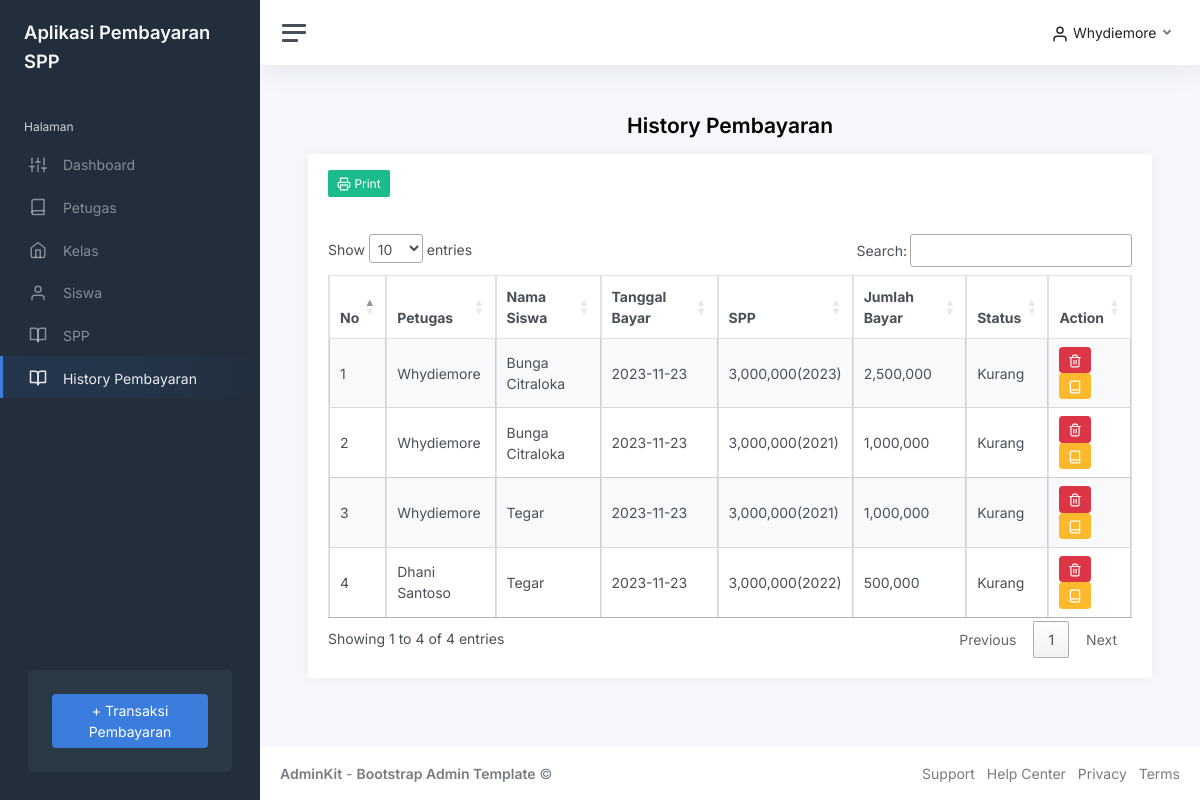
Page /index.php?page=history (signed in) on the committed database.
### tables this page shows
CREATE TABLE `pembayaran` (
  `id_pembayaran` int(11) NOT NULL,
  `id_petugas` int(11) NOT NULL,
  `nisn` char(10) NOT NULL,
  `tgl_bayar` date NOT NULL,
  `id_spp` int(11) NOT NULL,
  `jumlah_bayar` int(11) NOT NULL
);

CREATE TABLE `petugas` (
  `id_petugas` int(11) NOT NULL,
  `username` varchar(25) NOT NULL,
  `password` varchar(32) NOT NULL,
  `nama_petugas` varchar(35) NOT NULL,
  `level` enum('admin','petugas') NOT NULL
);

CREATE TABLE `siswa` (
  `nisn` char(10) NOT NULL,
  `nis` char(8) NOT NULL,
  `nama` varchar(35) NOT NULL,
  `id_kelas` int(11) NOT NULL,
  `alamat` text NOT NULL,
  `no_telp` varchar(13) NOT NULL,
  `password` varchar(32) NOT NULL
);

CREATE TABLE `spp` (
  `id_spp` int(11) NOT NULL,
  `tahun` int(11) NOT NULL,
  `nominal` int(11) NOT NULL
);

### history.php (the view, shortened to what this page needs)
<h1 class="h3 mb-3" align="center"><strong>History Pembayaran</strong></h1>
<div class="row">
	<div class="col-12">
		<div class="card flex-fill">
			<div class="card-header">
				<a href="cetak-history-pembayaran.php" target="_blank" class="btn btn-success btn-sm" <?php echo ($level == 'petugas' ? 'hidden' : '') ?>><i data-feather="printer"></i> Print</a>
			</div>
			<div class="card-body">
				<table class="table table-bordered table-striped table-hover cell-border" id="history">
					<thead align="center">
						<tr>
							<th>No</th>
							<th>Petugas</th>
							<th>Nama Siswa</th>
							<th>Tanggal Bayar</th>
							<th>SPP</th>
							<th>Jumlah Bayar</th>
							<th>Status</th>
							<th>Action</th>
						</tr>
					</thead>
					<tbody>
						<?php
						$no = 1;
						$query = mysqli_query($koneksi, "SELECT*FROM pembayaran left join petugas on petugas.id_petugas = pembayaran.id_petugas left join siswa on siswa.nisn = pembayaran.nisn left join spp on spp.id_spp = pembayaran.id_spp");
						while ($data = mysqli_fetch_array($query)) {
						?>
							<tr>
								<td><?php echo $no; ?></td>
								<td><?php echo $data['nama_petugas']; ?></td>
								<td><?php echo $data['nama']; ?></td>
								<td><?php echo $data['tgl_bayar']; ?></td>
								<td><?php echo number_format($data['nominal']) . '(' . $data['tahun'] . ')'; ?></td>
								<td><?php echo number_format($data['jumlah_bayar']); ?></td>
								<td>
									<?php
									if ($data['jumlah_bayar'] < $data['nominal']) {
										echo 'Kurang';
									} else {
										echo 'Lunas';
									}
									?>
								</td>
								<td>
									<?php
									if ($data['nominal'] == $data['jumlah_bayar']) {
									?>
										<a href="?page=hapus_pembayaran&id=<?php echo $data['id_pembayaran']; ?>" class="btn btn-danger btn-sm rounded" <?php echo ($level == 'petugas' ? 'hidden' : '') ?>><i data-feather="trash-2"></i></a>
										<a href="#" class="btn btn-success btn-sm rounded"><i data-feather="check"></i></a>
									<?php
									} else {
									?>
										<a href="?page=hapus_pembayaran&id=<?php echo $data['id_pembayaran']; ?>" class="btn btn-danger btn-sm rounded" <?php echo ($level == 'petugas' ? 'hidden' : '') ?>><i data-feather="trash-2"></i></a>
										<a href="?page=lunasi&id=<?php echo $data['id_pembayaran']; ?>" class="btn btn-warning btn-sm rounded"><i data-feather="book"></i></a>
									<?php
									}
									?>
								</td>
							</tr>
						<?php
							$no++;
						}
						?>
					</tbody>
				</table>
			</div>
		</div>
	</div>
</div>

### index.php (shortened to what this page needs)
<?php
if (!empty($_SESSION['user']['level']) && $_SESSION['user']['level'] == 'admin') {
	$level='admin';
}elseif (!empty($_SESSION['user']['level']) && $_SESSION['user']['level'] == 'petugas') {
	$level='petugas';
}else{
	$level='siswa';
}
?>
<!DOCTYPE html>
<html lang="en">
<head>
	<link rel="stylesheet" href="https://cdnjs.cloudflare.com/ajax/libs/twitter-bootstrap/4.5.2/css/bootstrap.min.css" />
		<?php
		$page = isset($_GET['page']) ? $_GET['page'] : 'Dashboard';
		?>
	<link rel="stylesheet" href="https://cdn.datatables.net/1.13.6/css/jquery.dataTables.min.css">
	<link href="css/app.css" rel="stylesheet">
</head>
<body>
	<div class="wrapper">
		<nav id="sidebar" class="sidebar js-sidebar">
			<div class="sidebar-content js-simplebar">
				<a class="sidebar-brand" href="index.php">
					<span class="align-middle">Aplikasi Pembayaran SPP</span>
				</a>
				<ul class="sidebar-nav">
					<li class="sidebar-header">
						Halaman
					</li>
					<li class="sidebar-item
					<?php
					if (empty($_GET['page'])) {
						echo 'active';
					}
					?>">
						<a class="sidebar-link" href="index.php">
							<i class="align-middle" data-feather="sliders"></i> <span class="align-middle">Dashboard</span>
						</a>
					</li>
					<li class="sidebar-item
					<?php
					if ($page == 'petugas'  || $page == 'tambahpetugas' || $page == 'edit_petugas') {
						echo 'active';
					}
					?>
					" <?php if ($level == 'petugas' || $level == 'siswa') {
						echo 'hidden';
					} ?>>
						<a class="sidebar-link" href="?page=petugas">
							<i class="align-middle" data-feather="book"></i> <span class="align-middle">Petugas</span>
						</a>
					</li>
					<li class="sidebar-item
					<?php
					if ($page == 'kelas' || $page == 'tambahkelas' || $page == 'edit_kelas') {
						echo 'active';
					}
					?>
					" <?php if ($level == 'petugas' || $level == 'siswa') {
						echo 'hidden';
					} ?>>
						<a class="sidebar-link" href="?page=kelas">
							<i class="align-middle" data-feather="home"></i> <span class="align-middle">Kelas</span>
						</a>
					</li>
					<li class="sidebar-item
					<?php
					if ($page == 'siswa' || $page == 'tambahsiswa' || $page == 'edit_siswa') {
						echo 'active';
					}
					?>
					" <?php if ($level == 'siswa') {
						echo 'hidden';
					} ?>>
						<a class="sidebar-link" href="?page=siswa">
							<i class="align-middle" data-feather="user"></i> <span class="align-middle">Siswa</span>
						</a>
					</li>
					<li class="sidebar-item
					<?php
					if ($page == 'spp' || $page == 'tambahspp' || $page == 'edit_spp') {
						echo 'active';
					}
					?>
					" <?php if ($level == 'petugas' || $level == 'siswa') {
						echo 'hidden';
					} ?>>
						<a class="sidebar-link" href="?page=spp">
							<i class="align-middle" data-feather="book-open"></i> <span class="align-middle">SPP</span>
						</a>
					</li>
					<li class="sidebar-item
					<?php
					if ($page == 'history') {
						echo 'active';
					}
					?>
					" <?php if ($level == 'siswa') {
						echo 'hidden';
					} ?>>
						<a class="sidebar-link" href="?page=history">
							<i class="align-middle" data-feather="book-open"></i> <span class="align-middle">History Pembayaran</span>
						</a>
					</li>
				</ul>
				<div class="sidebar-cta" <?php if (empty($_SESSION['user']['nama_petugas'])) {
					echo 'hidden';
				}?>>
				<div class="sidebar-cta-content">
					<div class="d-grid">
						<a href="?page=pembayaran" class="btn btn-primary">+ Transaksi Pembayaran</a>
					</div>
				</div>
				</div>
			</div>
		</nav>
		<div class="main">
			<nav class="navbar navbar-expand navbar-light navbar-bg">
				<a class="sidebar-toggle js-sidebar-toggle">
					<i class="hamburger align-self-center"></i>
				</a>
				<div class="navbar-collapse collapse">
					<ul class="navbar-nav navbar-align">
						<li class="nav-item dropdown">
							<a class="nav-link dropdown-toggle d-none d-sm-inline-block" href="#" data-bs-toggle="dropdown">
								 <span class="text-dark"><i data-feather="user"></i>   <?php if ($level == 'siswa') {
									echo $_SESSION['user']['nama'];
								 }else {
									echo $_SESSION['user']['nama_petugas'];
								 }
								  ?></span>
							</a>
						</li>
					</ul>
				</div>
			</nav>
			<main class="content">
				<div class="container-fluid p-0">
					<?php
					$page = isset($_GET['page']) ? $_GET['page'] : 'dashboard';
					include $page . '.php';
					?>
			</main>
			<footer class="footer">
				<div class="container-fluid">
					<div class="row text-muted">
						<div class="col-6 text-start">
							<p class="mb-0">
								<a class="text-muted" href="https://adminkit.io/" target="_blank"><strong>AdminKit</strong></a> - <a class="text-muted" href="https://adminkit.io/" target="_blank"><strong>Bootstrap Admin
										Template</strong></a> &copy;
							</p>
						</div>
						<div class="col-6 text-end">
							<ul class="list-inline">
								<li class="list-inline-item">
									<a class="text-muted" href="https://adminkit.io/" target="_blank">Support</a>
								</li>
								<li class="list-inline-item">
									<a class="text-muted" href="https://adminkit.io/" target="_blank">Help Center</a>
								</li>
								<li class="list-inline-item">
									<a class="text-muted" href="https://adminkit.io/" target="_blank">Privacy</a>
								</li>
								<li class="list-inline-item">
									<a class="text-muted" href="https://adminkit.io/" target="_blank">Terms</a>
								</li>
							</ul>
						</div>
					</div>
				</div>
			</footer>
		</div>
	</div>
</body>
</html>

### rows in the picture
pembayaran: id_petugas.nama_petugas "Whydiemore", nisn.nama "Bunga Citraloka", tgl_bayar "2023-11-23", id_spp.nominal "3,000,000", id_spp.tahun "2023", jumlah_bayar "2,500,000", shows "Kurang"
pembayaran: id_petugas.nama_petugas "Whydiemore", nisn.nama "Bunga Citraloka", tgl_bayar "2023-11-23", id_spp.nominal "3,000,000", id_spp.tahun "2021", jumlah_bayar "1,000,000", shows "Kurang"
pembayaran: id_petugas.nama_petugas "Whydiemore", nisn.nama "Tegar", tgl_bayar "2023-11-23", id_spp.nominal "3,000,000", id_spp.tahun "2021", jumlah_bayar "1,000,000", shows "Kurang"
pembayaran: id_petugas.nama_petugas "Dhani Santoso", nisn.nama "Tegar", tgl_bayar "2023-11-23", id_spp.nominal "3,000,000", id_spp.tahun "2022", jumlah_bayar "500,000", shows "Kurang"

### other values in the picture
$_SESSION['user']['nama_petugas'] "Whydiemore"
